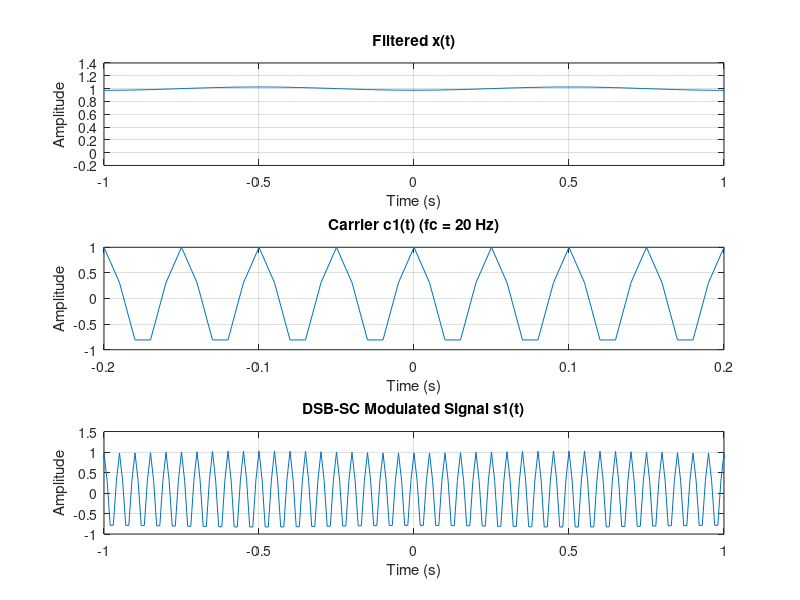
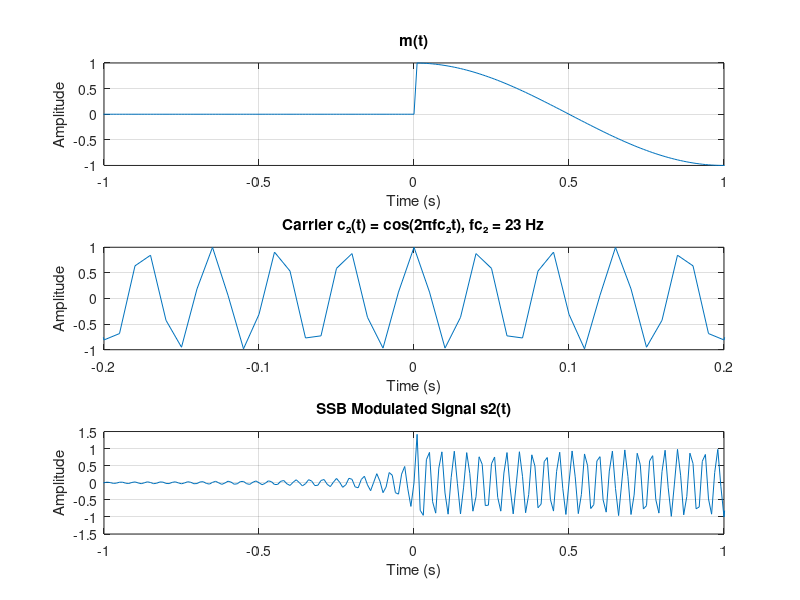
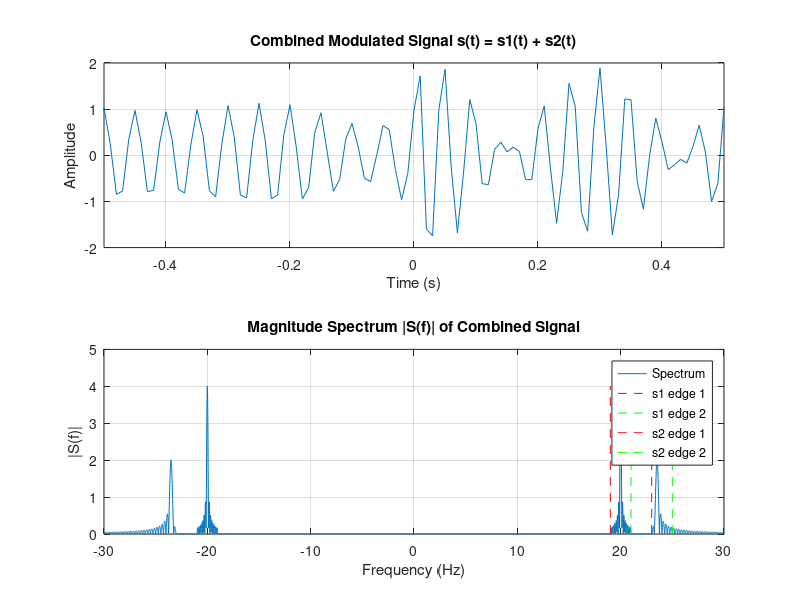
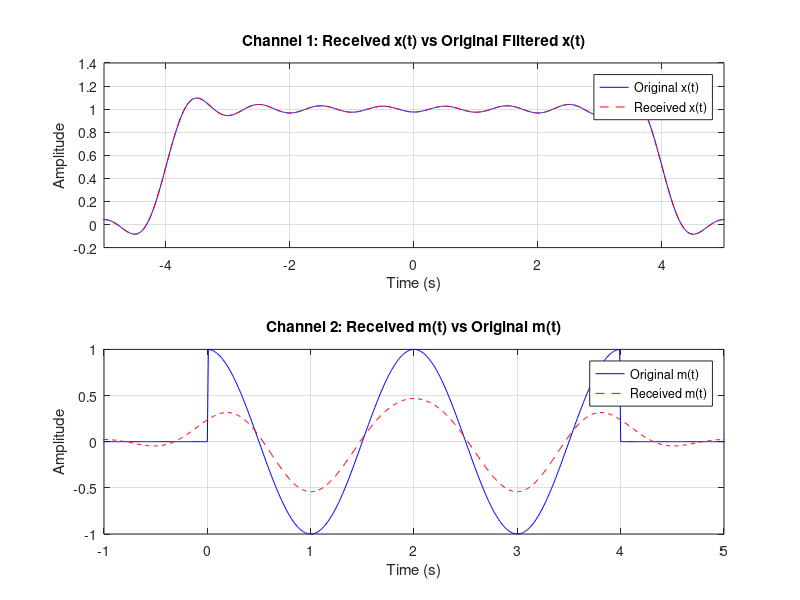

Source code (MATLAB) for these figures, in order:
fs = 100;
df = 0.01;
T = 1/df;
ts = 1/fs;
N = ceil(T/ts);

t = linspace(-T/2, T/2 - ts, N);

% Baseband x(t)
x = zeros(1, N);
x(t >= -4 & t <= 4) = 1;

X_fft = fftshift(fft(x));
if rem(N, 2) == 0
    f = -(0.5*fs) : df : (0.5*fs - df);
else
    f = -(0.5*fs - 0.5*df) : df : (0.5*fs - 0.5*df);
end

BW_lpf = 1;
H_lpf = zeros(1, N);
H_lpf(abs(f) <= BW_lpf) = 1;
Y_fft = X_fft .* H_lpf;
y_filter = real(ifft(ifftshift(Y_fft)));

% Modulate x(t) with fc1
fc1 = 20;
c1 = cos(2 * pi * fc1 * t);
s1 = y_filter .* c1;

figure;
subplot(3,1,1);
plot(t, y_filter);
title("Filtered x(t)");
xlabel("Time (s)");
ylabel("Amplitude");
grid on;
xlim([-1 1]);

subplot(3,1,2);
plot(t, c1);
title("Carrier c1(t) (fc = 20 Hz)");
xlabel("Time (s)");
ylabel("Amplitude");
grid on;
xlim([-0.2 0.2]);

subplot(3,1,3);
plot(t, s1);
title("DSB-SC Modulated Signal s1(t)");
xlabel("Time (s)");
ylabel("Amplitude");
grid on;
xlim([-1 1]);

% Define m(t)
m = zeros(1, N);
condition = (t > 0 & t < 4);
m(condition) = cos(2 * pi * 0.5 * t(condition));

% Hilbert Transform
M_fft = fft(m);
freq_in = -floor(N/2):ceil(N/2)-1;
H_hilbert = -1j * sign(freq_in);
H_hilbert(ceil(N/2)) = 0;  % DC component
Mh_fft = M_fft .* fftshift(H_hilbert);
m_h = real(ifft(Mh_fft));

% SSB Modulation using fc2
fc2 = 23;
c2_cos = cos(2 * pi * fc2 * t);
c2_sin = sin(2 * pi * fc2 * t);
s2 = m .* c2_cos - m_h .* c2_sin;  % USB signal

figure;
subplot(3,1,1);
plot(t, m);
title("m(t)");
xlabel("Time (s)");
ylabel("Amplitude");
grid on;
xlim([-1 1]);

subplot(3,1,2);
plot(t, c2_cos);
title("Carrier c₂(t) = cos(2πfc₂t), fc₂ = 23 Hz");
xlabel("Time (s)");
ylabel("Amplitude");
grid on;
xlim([-0.2 0.2]);

subplot(3,1,3);
plot(t, s2);
title("SSB Modulated Signal s2(t)");
xlabel("Time (s)");
ylabel("Amplitude");
grid on;
xlim([-1 1]);

% Q11: Combined signal s(t)
s = s1 + s2;
figure;
subplot(2,1,1);
plot(t, s);
title("Combined Modulated Signal s(t) = s1(t) + s2(t)");
xlabel("Time (s)");
ylabel("Amplitude");
grid on;
xlim([-0.5 0.5]);

S_fft = fftshift(fft(s)) * ts;
subplot(2,1,2);
plot(f, abs(S_fft));
title("Magnitude Spectrum |S(f)| of Combined Signal");
xlabel("Frequency (Hz)");
ylabel("|S(f)|");
grid on;
xlim([-30 30]);
hold on;
maxY = max(abs(S_fft(f > 15 & f < 30)));
plot([19 19], [0 maxY], 'r--');
plot([21 21], [0 maxY], 'g--');
plot([23 23], [0 maxY], 'r--');
plot([25 25], [0 maxY], 'g--');
legend("Spectrum", "s1 edge 1", "s1 edge 2", "s2 edge 1", "s2 edge 2");

% Q12: Demodulation
c1_demod = cos(2 * pi * fc1 * t);
demod_s1_mix = s .* c1_demod;
DEMOD_LPF1 = zeros(1, N);
DEMOD_LPF1(abs(f) <= BW_lpf) = 1;
DEMOD_S1_MIX_FFT = fftshift(fft(demod_s1_mix));
R_X_FFT = DEMOD_S1_MIX_FFT .* DEMOD_LPF1;
r_x = real(ifft(ifftshift(R_X_FFT))) * 2;

c2_demod = cos(2 * pi * fc2 * t);
demod_s2_mix = s .* c2_demod;
DEMOD_LPF2 = zeros(1, N);
DEMOD_LPF2(abs(f) <= BW_lpf) = 1;
DEMOD_S2_MIX_FFT = fftshift(fft(demod_s2_mix));
R_M_FFT = DEMOD_S2_MIX_FFT .* DEMOD_LPF2;
r_m = real(ifft(ifftshift(R_M_FFT)));

figure;
subplot(2,1,1);
plot(t, y_filter, 'b');
hold on;
plot(t, r_x, 'r--');
title("Channel 1: Received x(t) vs Original Filtered x(t)");
xlabel("Time (s)");
ylabel("Amplitude");
legend("Original x(t)", "Received x(t)");
grid on;
xlim([-5 5]);

subplot(2,1,2);
plot(t, m, 'b');
hold on;
plot(t, r_m, 'r--');
title("Channel 2: Received m(t) vs Original m(t)");
xlabel("Time (s)");
ylabel("Amplitude");
legend("Original m(t)", "Received m(t)");
grid on;
xlim([-1 5]);

